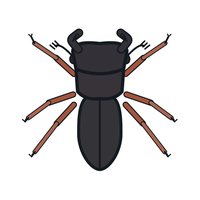
#> input picture img/zukan/akaashi_kuwagata.png, 200 x 200 px
$ python check_asym.py ../img/zukan/akaashi_kuwagata.png
#> lines starting #> are read from the running program, lines starting #| are printed output that depends on the picture
#> in main, im is the input picture: PIL image 200x200 RGB; mean R, G, B 214.7, 212.8, 213.1
#!/usr/bin/env python3
# -*- coding: utf-8 -*-
"""くるくる ずけい ── 絵（PNG）が「回しても ひっくり返しても 見分けられる」かを機械で見る。

ChatGPT 等で作った いきものの絵を img/ に置く前に通す。
  ・4回の回転（0・90・180・270度）が 全部ちがう
  ・左右にひっくり返した4つも、回転のどれとも ちがう
ちがいは「画素の 1.5% 以上」（64×64 に縮めて比べる＝app.js の自己点検 T3 と同じ基準）。

使い方＝ python3 tools/check_asym.py img/*.png   終了コード 0=全部PASS / 1=FAIL あり
"""
import sys

from PIL import Image, ImageOps


def variants(im):
    im = im.convert('RGB').resize((64, 64), Image.LANCZOS)
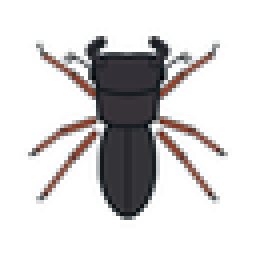
#> im: PIL image 64x64 RGB (shown 4 times larger); mean R, G, B 214, 212.1, 212.3
    out = []
    for mirror in (False, True):
        base = ImageOps.mirror(im) if mirror else im
        for k in range(4):
            out.append(base.rotate(-90 * k, expand=False))
#> this loop made 2 passes
#> pass 2, in variants, `base = ImageOps.mirror(im) if mirror else im`:
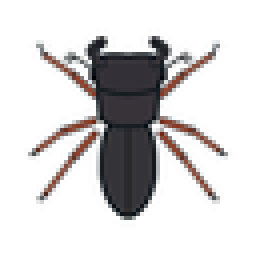
#> base: PIL image 64x64 RGB (shown 4 times larger); mean R, G, B 214, 212.1, 212.3
#> after the loop, out = 8 items
    return out


def diff_count(a, b):
    pa, pb = a.load(), b.load()
    n = 0
    for y in range(64):
        for x in range(64):
            c1, c2 = pa[x, y], pb[x, y]
            if abs(c1[0] - c2[0]) + abs(c1[1] - c2[1]) + abs(c1[2] - c2[2]) > 60:
                n += 1
    return n


def main():
    bad = 0
    need = int(64 * 64 * 0.015)
    for path in sys.argv[1:]:
        try:
            im = Image.open(path)
        except Exception as e:
            print('✕ %s ＝ 開けません（%s）' % (path, e))
            bad += 1
            continue
        if im.size[0] != im.size[1]:
            print('✕ %s ＝ 正方形ではありません %s' % (path, im.size))
            bad += 1
            continue
        vs = variants(im)
#> vs = 8 items
        worst = None
        for a in range(8):
            for b in range(a + 1, 8):
                d = diff_count(vs[a], vs[b])
                if worst is None or d < worst[0]:
                    worst = (d, a, b)
#> after the loop, worst = (84, 0, 4)
        if worst[0] > need:
            print('✓ %s ＝ 8とおり 全部ちがう（いちばん近い組の差=%d画素）' % (path, worst[0]))
#| ✓ ../img/zukan/akaashi_kuwagata.png ＝ 8とおり 全部ちがう（いちばん近い組の差=84画素）
        else:
            print('✕ %s ＝ 変種%dと%dが ほぼ同じ（差=%d画素・%d以上が必要）' % (path, worst[1], worst[2], worst[0], need + 1))
            bad += 1
    print('合計の不合格 = %d → %s' % (bad, 'PASS' if bad == 0 else 'FAIL'))
    sys.exit(0 if bad == 0 else 1)
#> (the program exits here)

$ run again, on img/zukan/atorasu_ookabuto.png
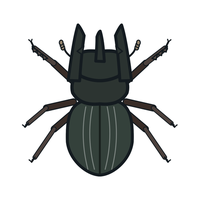
#> input picture img/zukan/atorasu_ookabuto.png, 200 x 200 px
#> in main, im is the input picture: PIL image 200x200 RGB; mean R, G, B 201.3, 203.2, 202.7
#> in variants, `im = im.convert('RGB').resize((64, 64), Image.LANCZOS)`:
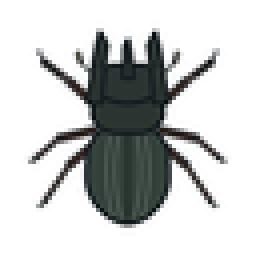
#> im: PIL image 64x64 RGB (shown 4 times larger); mean R, G, B 200.6, 202.4, 201.9
#> the loop in variants, `for mirror in (False, True):` made 2 passes
#> pass 2, in variants, `base = ImageOps.mirror(im) if mirror else im`:
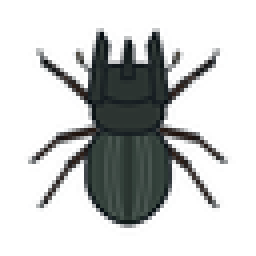
#> base: PIL image 64x64 RGB (shown 4 times larger); mean R, G, B 200.6, 202.4, 201.9
#> after the loop in variants, `for mirror in (False, True):`: out = 8 items
#> after the loop in main, `for a in range(8):`: worst = (120, 0, 4)
#| ✓ ../img/zukan/atorasu_ookabuto.png ＝ 8とおり 全部ちがう（いちばん近い組の差=120画素）
